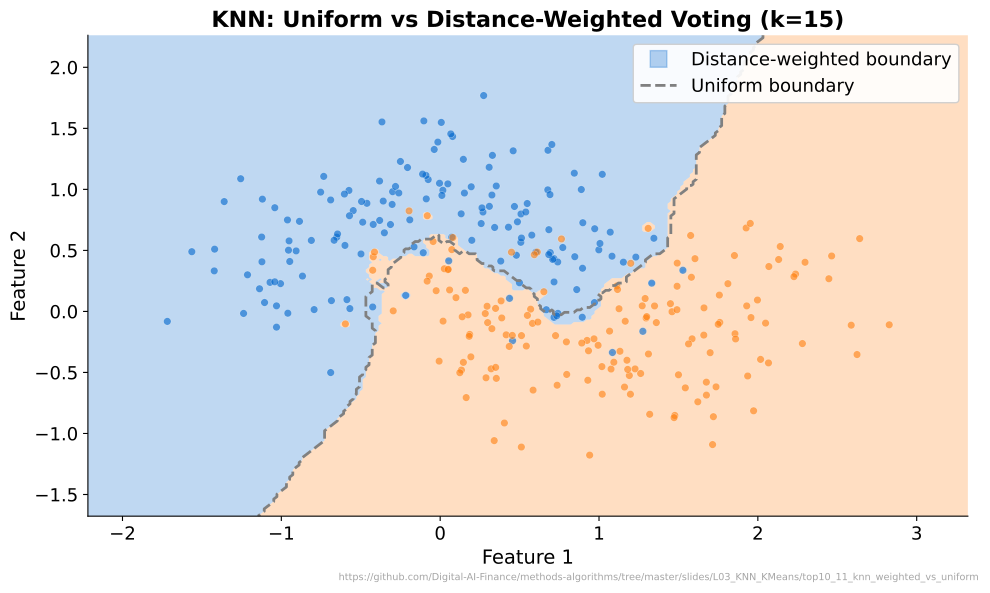

Here is the Python script that generated this plot:
"""KNN Weighted vs Uniform - Comparing uniform and distance-weighted KNN decision boundaries."""
import matplotlib.pyplot as plt
import numpy as np
from pathlib import Path
from sklearn.neighbors import KNeighborsClassifier
from sklearn.datasets import make_moons

CHART_METADATA = {
    "title": "KNN: Uniform vs Distance-Weighted Voting (k=15)",
    "description": "Two KNN classifiers on make_moons comparing uniform and distance-weighted boundaries",
    "url": "https://github.com/Digital-AI-Finance/methods-algorithms/tree/master/slides/L03_KNN_KMeans/top10_11_knn_weighted_vs_uniform"
}

plt.rcParams.update({
    'font.size': 14, 'axes.labelsize': 14, 'axes.titlesize': 16,
    'xtick.labelsize': 13, 'ytick.labelsize': 13, 'legend.fontsize': 13,
    'figure.figsize': (10, 6), 'figure.dpi': 150,
    'axes.spines.top': False, 'axes.spines.right': False,
})

MLPURPLE = '#3333B2'
MLBLUE = '#0066CC'
MLORANGE = '#FF7F0E'
MLGREEN = '#2CA02C'
MLRED = '#D62728'

# Generate data
X, y = make_moons(n_samples=300, noise=0.3, random_state=42)

# Fit both models
knn_uniform = KNeighborsClassifier(n_neighbors=15, weights='uniform')
knn_distance = KNeighborsClassifier(n_neighbors=15, weights='distance')
knn_uniform.fit(X, y)
knn_distance.fit(X, y)

# Create mesh for decision boundaries
h = 0.02
x_min, x_max = X[:, 0].min() - 0.5, X[:, 0].max() + 0.5
y_min, y_max = X[:, 1].min() - 0.5, X[:, 1].max() + 0.5
xx, yy = np.meshgrid(np.arange(x_min, x_max, h), np.arange(y_min, y_max, h))
grid = np.c_[xx.ravel(), yy.ravel()]

Z_distance = knn_distance.predict(grid).reshape(xx.shape)
Z_uniform = knn_uniform.predict(grid).reshape(xx.shape)

fig, ax = plt.subplots(figsize=(10, 6))

# Distance-weighted: filled contour
from matplotlib.colors import ListedColormap
cmap_light = ListedColormap([MLBLUE + '33', MLORANGE + '33'])
ax.contourf(xx, yy, Z_distance, alpha=0.25, cmap=cmap_light, levels=1)

# Uniform: contour lines only
ax.contour(xx, yy, Z_uniform, levels=[0.5], colors='gray', linestyles='dashed', linewidths=2)

# Scatter data points
scatter_colors = [MLBLUE, MLORANGE]
for cls in [0, 1]:
    mask = y == cls
    ax.scatter(X[mask, 0], X[mask, 1], c=scatter_colors[cls],
               alpha=0.6, s=30, edgecolors='white', linewidth=0.3)

# Legend
from matplotlib.lines import Line2D
legend_elements = [
    Line2D([0], [0], color=MLBLUE, linewidth=0, marker='s', markersize=12,
           markerfacecolor=MLBLUE, alpha=0.3, label='Distance-weighted boundary'),
    Line2D([0], [0], color='gray', linewidth=2, linestyle='dashed',
           label='Uniform boundary'),
]
ax.legend(handles=legend_elements, loc='upper right', framealpha=0.9)

ax.set_title('KNN: Uniform vs Distance-Weighted Voting (k=15)', fontweight='bold')
ax.set_xlabel('Feature 1')
ax.set_ylabel('Feature 2')

plt.figtext(0.99, 0.01, CHART_METADATA['url'],
            fontsize=7, color='gray', ha='right', va='bottom', alpha=0.7)
plt.tight_layout()
plt.savefig(Path(__file__).parent / 'chart.pdf', dpi=300, bbox_inches='tight')
plt.close()
print("Chart saved: top10_11_knn_weighted_vs_uniform/chart.pdf")
